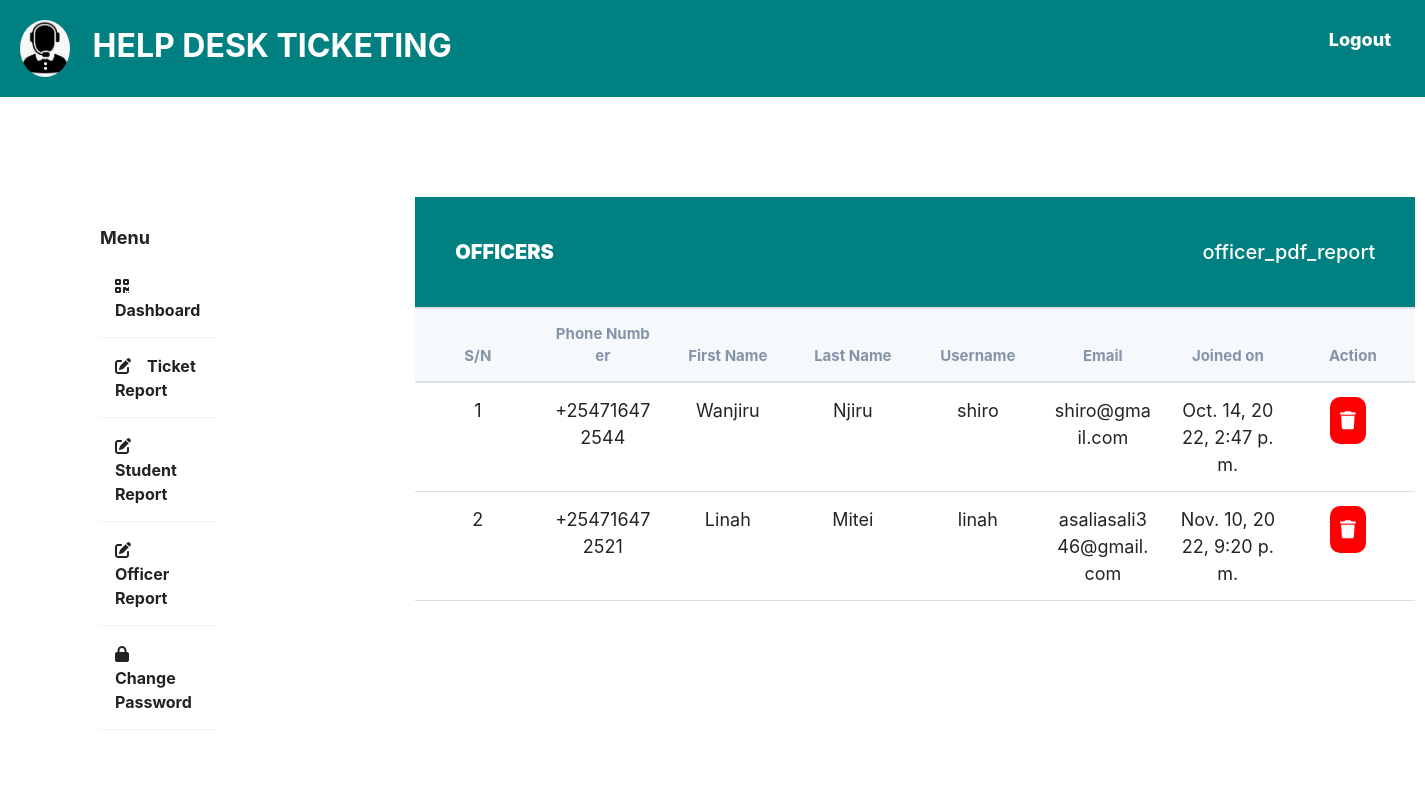
The app's page /helpdesk/officers-list/ with its own data.
### base/models.py (models this page shows)
class OfficerProfile(models.Model):
    user = models.OneToOneField(
        Users, on_delete=models.CASCADE, related_name='officer_set')
    phone_number = models.CharField(max_length=255)

class Users(AbstractUser):
    class Role(models.TextChoices):
        ADMIN = "ADMIN", "Admin"
        STUDENT = "STUDENT", "Student"
        OFFICER = "OFFICER", "Officer"
    role = models.CharField(
        max_length=50, choices=Role.choices, default='STUDENT')
    tracker = FieldTracker()

### base/views.py (the view)
# urls.py: path('officers-list/', views.Officers_List.as_view(), name='officers-list'),
class Officers_List(ListView):
    model = OfficerProfile
    template_name = 'administrator/officers_list.html'

### templates/administrator/officers_list.html
{% extends 'portal.html'%}
{% load static %}
{% block content %}
<div class="wrapper">
    <div class="sidebar">
        <h4>Menu</h4>
        <ul>
            <li><a href="{% url 'admin-dashboard' %}"><i class="fa-solid fa-qrcode"></i>Dashboard</a></li>
            <li><a href="{% url 'ticket-report' %}"><i class="fa-solid fa-pen-to-square"></i>Ticket Report</a></li>
            <li><a href="{% url 'student-report' %}"><i class="fa-solid fa-pen-to-square"></i>Student Report</a></li>
            <li><a href="{% url 'officers-list' %}"><i class="fa-solid fa-pen-to-square"></i>Officer Report</a></li>
            <li><a href="{% url 'admin-change-password' %}"><i class="fa-solid fa-lock"></i>Change Password</a></li>
        </ul>
    </div>
    <div class="main_content">
        <div class="header">OFFICERS
            <a style="float: right; text-align: center; text-decoration: none; color: #ffff; font-weight: 500;"href="{% url 'officer-pdf'%}">officer_pdf_report</a>
        </div>
        <div class="table">
            <div class="table_section">
                <table>
                    <thead>
                        <tr>
                            <th>S/N</th>
                            <th>Phone Number</th>
                            <th>First Name</th>
                            <th>Last Name</th>
                            <th>Username</th>
                            <th>Email</th>
                            <th>Joined on</th>
                            <th>Action</th>
                        </tr>
                    </thead>
                    <tbody>
                        {% for officer in object_list %}
                        <tr>
                            <td>{{ officer.id }}</td>
                            <td>{{ officer.phone_number }}</td>
                            <td>{{ officer.user.first_name }}</td>
                            <td>{{ officer.user.last_name }}</td>
                            <td>{{ officer.user.username }}</td>
                            <td>{{ officer.user.email }}</td>
                            <td>{{ officer.user.date_joined }}</td>
                            <td>
                                <a href=""><button style="background-color: red;"><i class="fa-solid fa-trash"></i></button></a>
                            </td>
                        </tr>
                        {% endfor %}
                    </tbody>
                </table>
            </div>
        </div>
    </div>
</div>
{% endblock content %}

### static/style.css (style rules this page uses)
* { margin: 0; padding: 0; box-sizing: border-box; }
html { font-family: Poppins; font-size: 18px; line-height: 1.8; color: #222; background: #f8f8f8; font-weight: 400; font-family: Poppins; }
a { text-decoration: none; }
.wrapper { display: flex; position: relative; margin: 100px; }
.wrapper .sidebar { width: 300px; height: 100%; background: #fff; padding: 30px 0px; position: sticky; }
.wrapper .sidebar h4 { color: #222; text-align: left; font-size: 18px; font-weight: 700; }
.wrapper .sidebar ul li { padding: 15px; border-bottom: 1px solid #fff; border-bottom: 1px solid rgba(0, 0, 0, 0.05); border-top: 1px solid rgba(255, 255, 255, 0.05); list-style: none; transition: .4s; }
.wrapper .sidebar ul li a { color: #222; display: block; font-size: 16px; font-weight: 700; }
.sidebar ul a i { margin-right: 16px; }
.wrapper .main_content { width: 100%; margin-left: 200px; }
.wrapper .main_content .header { padding: 40px; background: teal; color: #fff; border-bottom: 1px solid #e0e4e8; border-top: 30px; font-weight: 1000; width: 100%; font-size: 20px; }
table { width: 100%; table-layout: fixed; }
.table { width: 100%; table-layout: fixed; min-width: 1000px; border-collapse: collapse; }
.table_section { height: 650px; overflow: auto; min-width: 100px; }
thead th { position: sticky; top: 0; background-color: #f6f9fc; color: #8493a5; font-size: 15px; }
th, td { border-bottom: 1px solid #dddddd; padding: 10px 20px; word-break: break-all; text-align: center; }
button { outline: none; border: none; border-radius: 10px; cursor: pointer; padding: 10px; color: #ffffff; margin-right: 10px; }
td button:nth-child(1) { background-color: teal; }

### records on screen
OfficerProfile: id "1", phone_number "+254716472544", user.first_name "Wanjiru", user.last_name "Njiru", user.username "shiro", user.email "shiro@gmail.com", user.date_joined "Oct. 14, 2022, 2:47 p.m."
OfficerProfile: id "2", phone_number "+254716472521", user.first_name "Linah", user.last_name "Mitei", user.username "linah", user.email "asaliasali346@gmail.com", user.date_joined "Nov. 10, 2022, 9:20 p.m."
